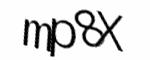
#> input picture test/4236.jpg, 150 x 60 px
$ python predict.py   (Python 2 division)
#> lines starting #> are read from the running program, lines starting #| are printed output that depends on the picture
#  -*- coding: utf-8 -*-
import pickle
import os
import cv2
import numpy as np


testPic = "test/4236.jpg"
grayMat = cv2.imread(testPic, 0)
#> grayMat is the input picture: shape (60, 150); min 0, max 255, mean 220.5
# 反转并去噪
binMat = 255 - grayMat
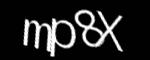
#> binMat: shape (60, 150); min 0, max 255, mean 34.5
for indexRow, i in enumerate(binMat):
    for index, n in enumerate(i):
        if n < 25:
            binMat[indexRow][index] = 0
#> this loop made 60 passes
colArray = []
for col in range(binMat.shape[1]):
    res = 0
    for row in range(binMat.shape[0]):
        res += binMat[row][col]
    if res > 0:
        colArray.append(col)
#> after the loop, colArray = 100 values from 23 to 122
ceil = (colArray[-1] - colArray[0])/4
#> ceil = 24
ceilArray = []
a = colArray[0]
#> a = 23
for i in range(2):
    a += ceil
    ceilArray.append(a)
#> this loop made 2 passes
#> a on passes 1 to 2: 47, 71
#> after the loop, a = 71; ceilArray = [47, 71]
testArray = []
testArray.append(binMat[:, colArray[0]:colArray[0]+30])
testArray.append(binMat[:, ceilArray[0]-2:ceilArray[0]-2+30])
testArray.append(binMat[:, ceilArray[1]-2:ceilArray[1]-2+30])
testArray.append(binMat[:, colArray[-1]-30:colArray[-1]])


predictArr = []
unitArray = np.zeros([60, 5])
z = 0
#> (the run stopped early here; a loop or call above may not have finished)
